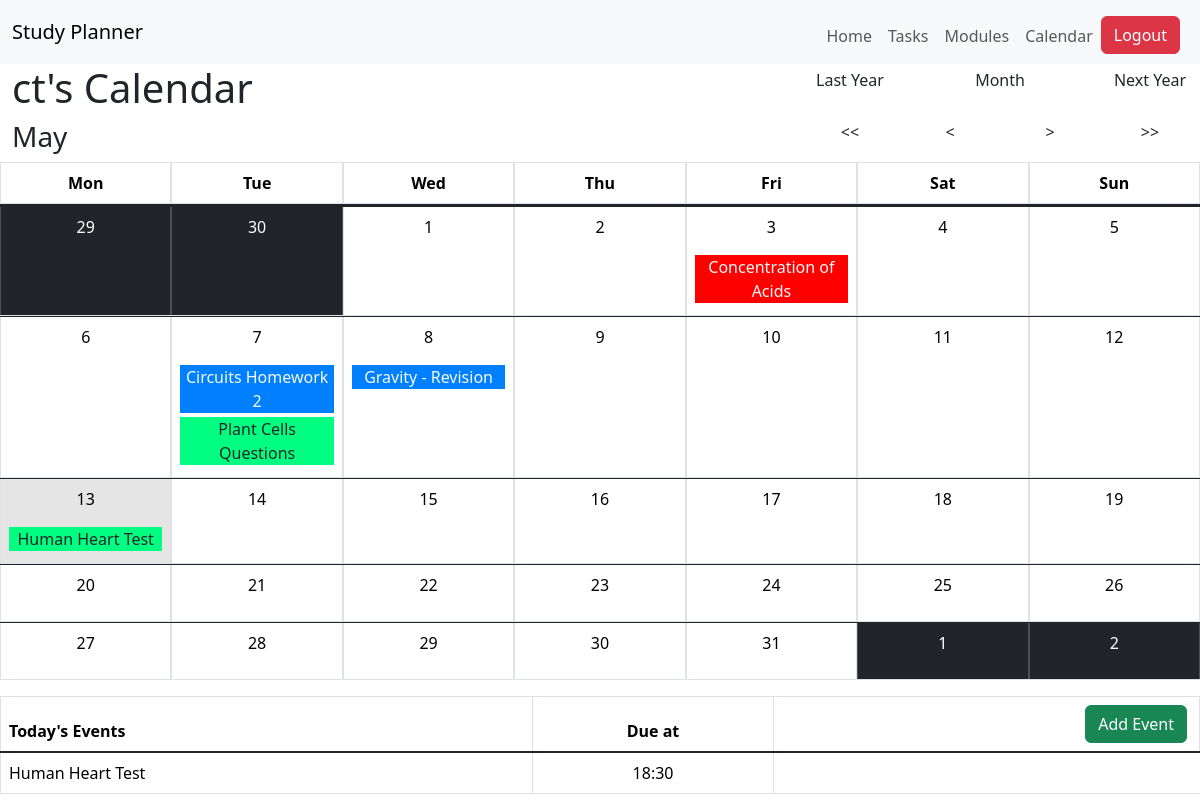
The app's page /events/calendar/ (signed in), older data.
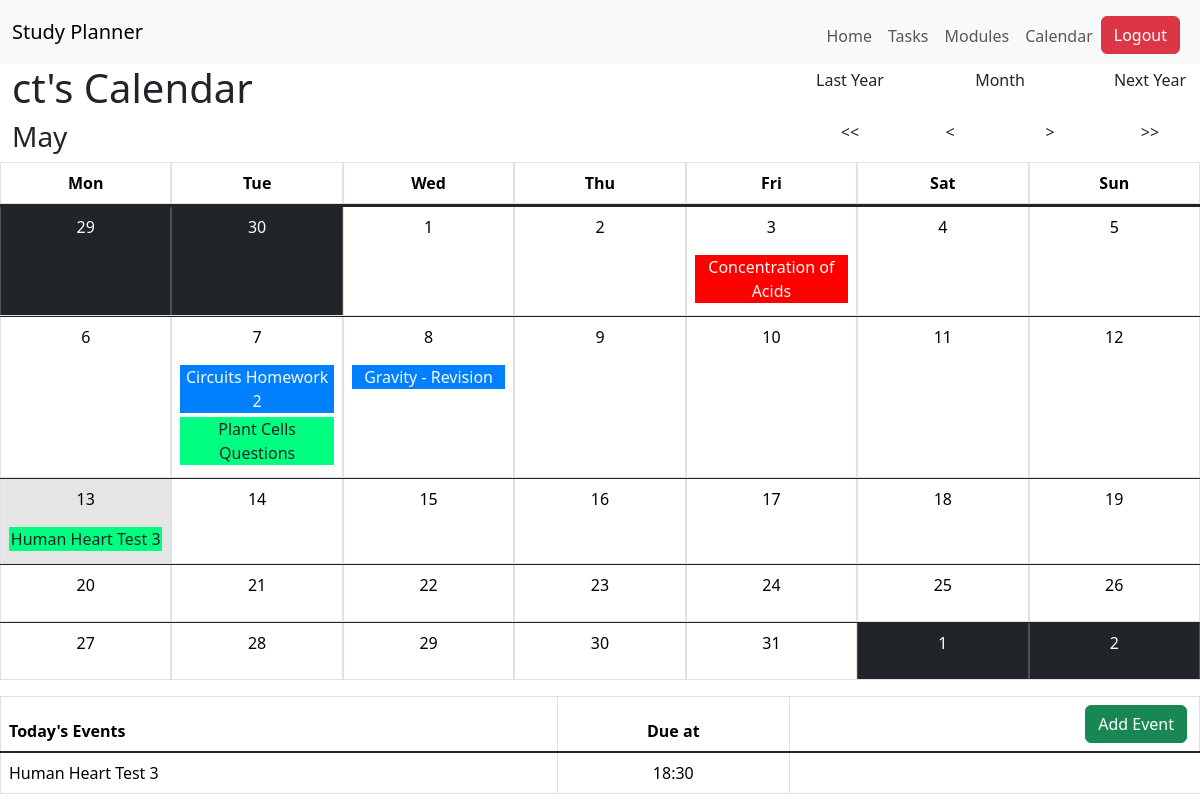
The same page, newer data.
### StudyPlanner/models.py (models this page shows)
class User(db.Model, UserMixin):
    id = db.Column(db.Integer, primary_key=True)
    email = db.Column(db.String(100), nullable=False, unique=True)
    username = db.Column(db.String(20), nullable=False, unique=True) #nullable means cannot be empty
    password = db.Column(db.String(80), nullable=False)
    creation_date = db.Column(db.DateTime, default= datetime.datetime.now(datetime.UTC))
    modules = db.relationship('Module', backref='module_owner') # Creates a relationship between User and Module
    tasks = db.relationship('Task', backref='task_owner', primaryjoin="User.id==Task.user") # Creates a relationship between User and Task
    events = db.relationship('Event', backref='event_owner', primaryjoin="User.id==Event.user") # Creates a relationship between User and Task

class Module(db.Model):
    id = db.Column(db.Integer, primary_key=True)
    user = db.Column(db.Integer, db.ForeignKey('user.id'))
    creation_date = db.Column(db.DateTime, default= datetime.datetime.now(datetime.UTC))
    name = db.Column(db.String(100), nullable=False)
    colour = db.Column(db.String(7), nullable=False)
    tasks = db.relationship('Task', backref='module_tasks', primaryjoin="Module.id==Task.module", cascade="all, delete, delete-orphan")
    events = db.relationship('Event', backref='module_events', primaryjoin="Module.id==Event.module", cascade="all, delete, delete-orphan")

class Event(db.Model):
    id = db.Column(db.Integer, primary_key=True)
    user = db.Column(db.Integer, db.ForeignKey('user.id'))
    module = db.Column(db.Integer, db.ForeignKey('module.id', ondelete="CASCADE"))
    task = db.Column(db.Integer, db.ForeignKey('task.id', ondelete="CASCADE"))
    name = db.Column(db.String(100), nullable=False)
    description = db.Column(db.String(256), nullable=False)
    creation_date = db.Column(db.DateTime, default= datetime.datetime.now(datetime.UTC))
    due_date = db.Column(db.DateTime, nullable=False)
    tasks = db.relationship('Task', backref='task', primaryjoin="Event.id==Task.event", post_update=True,  cascade='save-update, merge, delete, delete-orphan')

### StudyPlanner/core.py (the view)
@bp.route("/events/calendar/")
@login_required
def calendarPage():
    userid = current_user.id
    today = date.today() # Gets today date
    year = today.year # Gets todays year
    month = today.month #gets todays month
    month_name = calendar.month_name[month]
    day_date = today.day # Gets todays day
    todaysEvents = Event.query.filter_by(user=userid).filter(Event.due_date.between(datetime.datetime(today.year, today.month, today.day, 0, 0, 0, 0), datetime.datetime(today.year, today.month, today.day, 23, 59, 59, 999999))).all()
    month_days = generate_calendar(year, month, current_user.id)
    return render_template("core/calendar.html", month=month_days, day_date=day_date, current_month=month, month_name=month_name, todaysEvents=todaysEvents)

### StudyPlanner/__init__.py (called while the page is built)
def create_app():
    app = Flask(__name__)
    app.config['SECRET_KEY'] = 'd71da3aa16a41e7005859041a8063229c1e84514118c8a41b0a03438225499e6'
    app.config['SQLALCHEMY_DATABASE_URI'] = 'sqlite:///db.sqlite'
    db.init_app(app)
    with app.app_context():
        db.create_all()
    from StudyPlanner import auth, core
    app.register_blueprint(auth.bp)
    app.register_blueprint(core.bp)
    login_manager = LoginManager()
    login_manager.login_view = 'auth.login'
    login_manager.init_app(app)
    @login_manager.user_loader
    def load_user(user_id):
        return User.query.get(int(user_id))
    return app

### StudyPlanner/core.py (called while the page is built)
@bp.app_template_filter('date_filter') # filters out the date
def date_filter(date):
    date = str(date)
    return date[10:16]

def brightness_calculator(colour):
    rgb = [int(colour[1:3], 16), int(colour[3:5], 16), int(colour[5:], 16)]
    brightness = (0.299 * rgb[0] + 0.587 * rgb[1] + 0.114 * rgb[2])/255
    return brightness

### StudyPlanner/templates/core/calendar.html (shortened to what this page needs)
{% extends "base.html" %}
{% block content %}
<div class="container-fluid vw-100">
    <div class="row">
        <div class="col-8">
            <h1>{{current_user.username}}'s Calendar</h1>
        </div>
        <div class="col-4 text-center">
            <div class="row mt-1">
                <div class="col-3">
                    <p>Last Year</p>
                </div>
                <div class="col-6 mt-auto">
                    <p>Month</p>
                </div>
                <div class="col-3">
                    <p>Next Year</p>
                </div>
            </div>
        </div>
    </div>
    <div class="row text-center">
        <div class="col-8 ">
            <h3 class="text-start">{{ month_name }}</h3>
        </div>
        <div class="col-4">
            <div class="row">
                <div class="col-3">
                    <p><<</p>
                </div>
                <div class="col-3">
                    <p><</p>
                </div>
                <div class="col-3">
                    <p>></p>
                </div>
                <div class="col-3">
                    <p>>></p>
                </div>
            </div>
        </div>
    </div>
</div>
<div class="text-center table-responsive">
    <table class="vw-100 table table-bordered">
        <thead>
            <tr class="d-flex">
                <th class="col-sm">Mon</th>
                <th class="col-sm">Tue</th>
                <th class="col-sm">Wed</th>
                <th class="col-sm">Thu</th>
                <th class="col-sm">Fri</th>
                <th class="col-sm">Sat</th>
                <th class="col-sm">Sun</th>
            </tr>
        </thead>
        <tbody class="table-group-divider">
            {% for week in month %}
            <tr class="d-flex">
                {% for day in week %}
                    <td class="col-sm {% if day[0] == day_date %} table-active {% endif %} {% if day[1] != current_month %} table-dark {% endif %}">
                        <p>{{ day[0] }}</p>
                        {% for event in day[2] %}
                            <div class="mb-1" style="background-color: {{ event[1] }};">
                                <a href="{{ url_for('core.editEvent', event_id=event[0].id, author=event[0].user) }}" class="{% if event[2] > 0.5 %} text-dark {% else %} text-light {% endif %} mb-1" id="eventLink">{{ event[0].name }}</a>
                            </div>
                        {% endfor %}
                    </td>
                {% endfor %}
            </tr>
            {% endfor %}
        </tbody>
    </table>
</div>
<div>
    <table class="vw-100 table table-bordered fixed-table-body">
        <thead>
            <tr>
                <th>Today's Events</th>
                <th class="text-center">Due at</th>
                <th class="text-end"><a href="{{ url_for('core.addEvent')}}" class="btn btn-success me-1">Add Event</a></th>
            </tr>
        </thead>
        <tbody class="table-group-divider">
            {% for event in todaysEvents %}
            <tr>
                <td>{{ event.name }}</td>
                <td class="text-center">{{ event.due_date | date_filter }}</td>
            </tr>
            {% endfor%}
        </tbody>
    </table>
</div>
{% endblock %}

### StudyPlanner/templates/base.html (shortened to what this page needs)
<!doctype html>
<html lang="en">
  <head>
    <link href="https://cdn.jsdelivr.net/npm/bootstrap@5.3.3/dist/css/bootstrap.min.css" rel="stylesheet">
    <link rel="stylesheet" href="https://cdn.jsdelivr.net/npm/bootstrap-icons@1.11.3/font/bootstrap-icons.min.css">
    <nav class="navbar navbar-expand-lg bg-body-tertiary">
        <div class="container-fluid">
          <a class="navbar-brand" href="/">Study Planner</a>
          <div class="collapse navbar-collapse mt-2" id="navbarNavAltMarkup">
            <div class="navbar-nav ms-auto me-2">
              {% if current_user.is_authenticated %}
              <a class="nav-link" aria-current="page" href="/">Home</a>
              <a class="nav-link" href="{{ url_for('core.tasksPage')}}">Tasks</a>
              <a class="nav-link" href="{{ url_for('core.modulesPage')}}">Modules</a>
              <a class="nav-link" href="{{ url_for('core.calendarPage')}}">Calendar</a>
              <div>
                <a class="btn btn-danger" href="{{ url_for('auth.logout')}}">Logout</a>
              </div>
              {% endif %}
            </div>
          </div>
        </div>
      </nav>
  </head>
  <body style="height: 100vh;">
    {% block content %}
    {% endblock %}
  </body>
</html>

### StudyPlanner/templates/core/calendar.html (style rules this page uses)
#eventLink { text-decoration: none; }

Row changes from the older to the newer data that the page shows:
changed through a linked row, Module "Plant Cells Questions": name "Human Heart Test" → "Human Heart Test 3"
changed Event: name "Human Heart Test" → "Human Heart Test 3"
